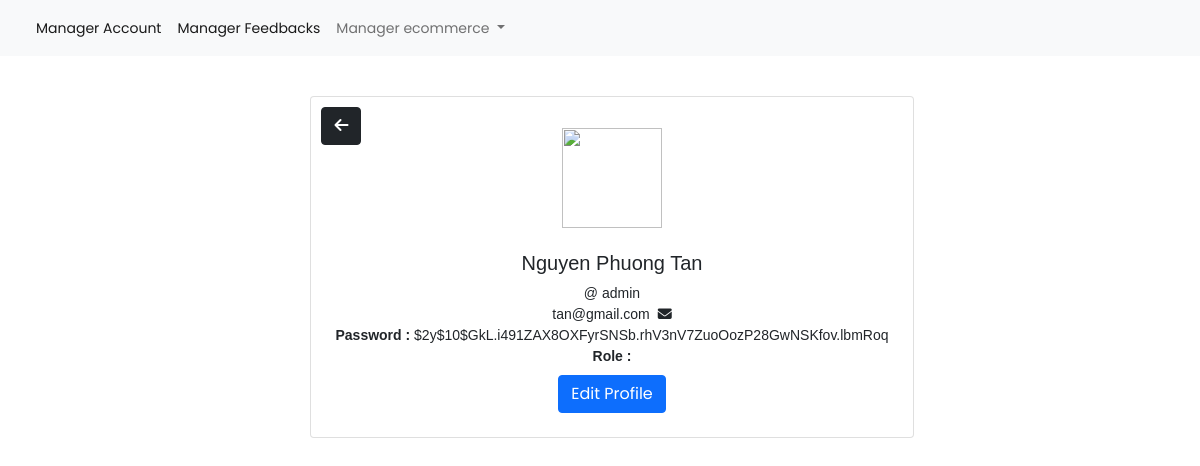
Screenshot of /admin/accounts/show.php?id=12 with the database file from the repository.
### tables this page shows
CREATE TABLE `users` (
  `id` int(11) NOT NULL,
  `username` varchar(100) NOT NULL,
  `email` varchar(100) NOT NULL,
  `password` varchar(255) NOT NULL,
  `fullname` varchar(255) NOT NULL,
  `role_id` int(11) DEFAULT 0
);

### app/models/Template.php (called while the page is built, shortened)
<?php
class Template
{
    public function render($view, $data)
    {
        extract($data);
        include BASE_URL . 'app/views/blocks/' . $view . '.php';
        return ob_get_clean();
    }
}

### admin/accounts/show.php (called while the page is built, shortened)
<?php
require_once "../../config/database.php";
$template = new Template();
if (!empty($_GET['id']))
{
    $id = $_GET['id'];
}
$userModels = new User();
$user = $userModels->getUserById($id);
$data = [
  'title' => $user['username'],
  'slot' => $template->render('details_account', ["user"=>$user]),
];

### app/models/User.php (called while the page is built, shortened)
<?php
class User extends Database
{
    public function getUserById($id)
    {
        $sql = parent::$connection->prepare("select * from users where id=?");
        $sql->bind_param("i", $id);
        return parent::select($sql)[0];
    }
}

### app/models/Database.php (called while the page is built, shortened)
<?php
class Database
{
    public static function select($stmt)
    {
        if ($stmt) {
            $stmt->execute();
            return $stmt->get_result()->fetch_all(MYSQLI_ASSOC);
        }
    }
}

### app/views/blocks/details_account.php (the view, shortened to what this page needs)
<div class="container">
    <div class="container mt-4 mb-4 p-3 d-flex justify-content-center">
        <div class="card p-4">
        <a href="index.php" class="btn btn-dark" style="position:absolute; top: 10px; left: 10px;"><i class="fa-solid fa-arrow-left"></i></a>
            <div class=" image d-flex flex-column justify-content-center align-items-center">
                <button class="btn "> <img src="https://www.svgrepo.com/download/120488/idea.svg" height="100"
                        width="100" /></button>
                <h5 class="name mt-3">
                    <?php echo $user['fullname'] ?>
                </h5>
                <span class="idd">@
                    <?php echo $user['username'] ?>
                </span>
                <div class="d-flex flex-row justify-content-center align-items-center gap-2">
                    <span class="idd1">
                        <?php echo $user['email'] ?>
                    </span>
                    <span><i class="fa-solid fa-envelope"></i>
                    </span>
                </div>
                <div class="">
                    <span class="idd1">
                        <span class="fw-bold">Password :</span>
                        <span>
                            <?php echo $user['password'] ?>
                        </span>
                    </span>
                </div>
                <div class="fw-bold">
                    <span class="idd1"><span class="fw-bold">Role :</span>
                    </span>
                </div>
                <div class=" d-flex mt-2">
                    <a href="edit.php?id=<?php echo $user['id'] ?>" class="btn btn-primary">Edit Profile</a>
                </div>
            </div>
        </div>
    </div>
</div>

### public/css/admin-style.css (style rules this page uses)
body { font-family: arial; padding: 0; margin: 0; font-size: 14px; }
.container { width: 1200px; margin: 0 auto; }
a { text-decoration: none; }

### app/views/layout_admin.php (style rules this page uses)
body, a, button { font-family: 'Poppins', sans-serif; position: relative; }

### rows the page displays
users: fullname "Nguyen Phuong Tan", username "admin", email "tan@gmail.com", password "$2y$10$GkL.i491ZAX8OXFyrSNSb.rhV3nV7ZuoOozP28GwNSKfov.lbmRoq"
